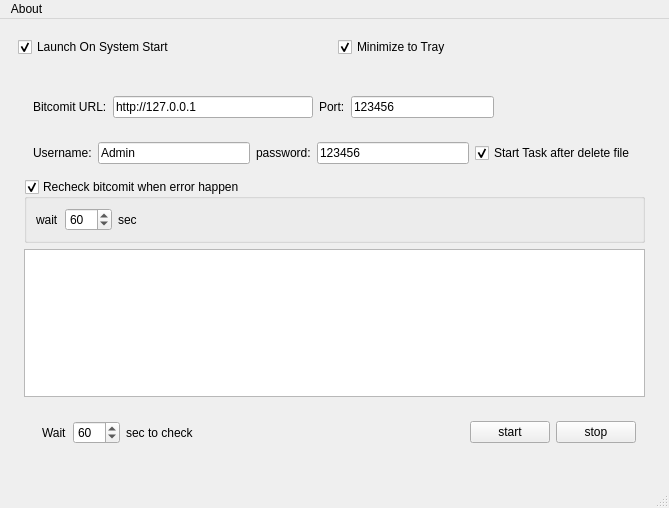
<?xml version="1.0" encoding="UTF-8"?>
<ui version="4.0">
 <class>MainWindow</class>
 <widget class="QMainWindow" name="MainWindow">
  <property name="geometry">
   <rect>
    <x>0</x>
    <y>0</y>
    <width>669</width>
    <height>508</height>
   </rect>
  </property>
  <property name="windowTitle">
   <string>MainWindow</string>
  </property>
  <property name="windowOpacity">
   <double>1.000000000000000</double>
  </property>
  <widget class="QWidget" name="centralwidget">
   <layout class="QVBoxLayout" name="verticalLayout_2">
    <item>
     <widget class="QWidget" name="widgetSetting" native="true">
      <layout class="QHBoxLayout" name="horizontalLayout_5">
       <item>
        <widget class="QCheckBox" name="cbLaunchOnSystemStart">
         <property name="text">
          <string>Launch On System Start</string>
         </property>
         <property name="checked">
          <bool>true</bool>
         </property>
        </widget>
       </item>
       <item>
        <widget class="QCheckBox" name="cbMinimizeToTray">
         <property name="text">
          <string>Minimize to Tray</string>
         </property>
         <property name="checked">
          <bool>true</bool>
         </property>
        </widget>
       </item>
      </layout>
     </widget>
    </item>
    <item>
     <widget class="QWidget" name="widgetLog" native="true">
      <layout class="QVBoxLayout" name="verticalLayout_3" stretch="0,1,0">
       <property name="leftMargin">
        <number>15</number>
       </property>
       <property name="topMargin">
        <number>15</number>
       </property>
       <property name="rightMargin">
        <number>15</number>
       </property>
       <property name="bottomMargin">
        <number>15</number>
       </property>
       <item>
        <layout class="QVBoxLayout" name="verticalLayout">
         <item>
          <widget class="QWidget" name="topBar" native="true">
           <layout class="QHBoxLayout" name="horizontalLayout">
            <item>
             <widget class="QLabel" name="lbUrlText">
              <property name="text">
               <string>Bitcomit URL:</string>
              </property>
             </widget>
            </item>
            <item>
             <widget class="QLineEdit" name="leUrl">
              <property name="minimumSize">
               <size>
                <width>200</width>
                <height>0</height>
               </size>
              </property>
              <property name="text">
               <string>http://127.0.0.1</string>
              </property>
             </widget>
            </item>
            <item>
             <widget class="QLabel" name="lbPortText">
              <property name="text">
               <string>Port:</string>
              </property>
             </widget>
            </item>
            <item>
             <widget class="QLineEdit" name="lePort">
              <property name="text">
               <string>123456</string>
              </property>
             </widget>
            </item>
            <item>
             <spacer name="horizontalSpacer_2">
              <property name="orientation">
               <enum>Qt::Horizontal</enum>
              </property>
              <property name="sizeHint" stdset="0">
               <size>
                <width>40</width>
                <height>20</height>
               </size>
              </property>
             </spacer>
            </item>
           </layout>
          </widget>
         </item>
         <item>
          <widget class="QWidget" name="widget" native="true">
           <layout class="QHBoxLayout" name="horizontalLayout_2">
            <item>
             <widget class="QLabel" name="lbUserText">
              <property name="text">
               <string>Username:</string>
              </property>
             </widget>
            </item>
            <item>
             <widget class="QLineEdit" name="leUser">
              <property name="text">
               <string>Admin</string>
              </property>
             </widget>
            </item>
            <item>
             <widget class="QLabel" name="lbPassText">
              <property name="text">
               <string>password:</string>
              </property>
             </widget>
            </item>
            <item>
             <widget class="QLineEdit" name="lePass">
              <property name="text">
               <string>123456</string>
              </property>
             </widget>
            </item>
            <item>
             <widget class="QCheckBox" name="cbRestart">
              <property name="text">
               <string>Start Task after delete file</string>
              </property>
              <property name="checked">
               <bool>true</bool>
              </property>
             </widget>
            </item>
           </layout>
          </widget>
         </item>
         <item>
          <widget class="QGroupBox" name="RecheckBitcomit">
           <property name="title">
            <string>Recheck bitcomit when error happen</string>
           </property>
           <property name="checkable">
            <bool>true</bool>
           </property>
           <layout class="QHBoxLayout" name="horizontalLayout_6">
            <item>
             <widget class="QLabel" name="lb_recheck">
              <property name="text">
               <string>wait</string>
              </property>
             </widget>
            </item>
            <item>
             <widget class="QSpinBox" name="sb_recheckWait">
              <property name="minimum">
               <number>20</number>
              </property>
              <property name="maximum">
               <number>999</number>
              </property>
              <property name="value">
               <number>60</number>
              </property>
             </widget>
            </item>
            <item>
             <widget class="QLabel" name="lb_recheckWait">
              <property name="text">
               <string>sec</string>
              </property>
             </widget>
            </item>
            <item>
             <spacer name="horizontalSpacer_3">
              <property name="orientation">
               <enum>Qt::Horizontal</enum>
              </property>
              <property name="sizeHint" stdset="0">
               <size>
                <width>40</width>
                <height>20</height>
               </size>
              </property>
             </spacer>
            </item>
           </layout>
          </widget>
         </item>
        </layout>
       </item>
       <item>
        <widget class="QPlainTextEdit" name="logTextEdit"/>
       </item>
       <item>
        <widget class="QWidget" name="buttonBar" native="true">
         <layout class="QHBoxLayout" name="horizontalLayout_3">
          <item>
           <widget class="QWidget" name="widget_2" native="true">
            <property name="minimumSize">
             <size>
              <width>160</width>
              <height>0</height>
             </size>
            </property>
            <layout class="QHBoxLayout" name="horizontalLayout_4">
             <item>
              <widget class="QLabel" name="lbWaitText">
               <property name="text">
                <string>Wait</string>
               </property>
              </widget>
             </item>
             <item>
              <widget class="QSpinBox" name="sbWait">
               <property name="suffix">
                <string/>
               </property>
               <property name="minimum">
                <number>5</number>
               </property>
               <property name="maximum">
                <number>999</number>
               </property>
               <property name="value">
                <number>60</number>
               </property>
               <property name="displayIntegerBase">
                <number>10</number>
               </property>
              </widget>
             </item>
             <item>
              <widget class="QLabel" name="lbSec">
               <property name="text">
                <string>sec to check</string>
               </property>
              </widget>
             </item>
            </layout>
           </widget>
          </item>
          <item>
           <spacer name="horizontalSpacer">
            <property name="orientation">
             <enum>Qt::Horizontal</enum>
            </property>
            <property name="sizeHint" stdset="0">
             <size>
              <width>40</width>
              <height>20</height>
             </size>
            </property>
           </spacer>
          </item>
          <item>
           <widget class="QPushButton" name="btnStart">
            <property name="text">
             <string>start</string>
            </property>
           </widget>
          </item>
          <item>
           <widget class="QPushButton" name="btnStop">
            <property name="text">
             <string>stop</string>
            </property>
           </widget>
          </item>
         </layout>
        </widget>
       </item>
      </layout>
     </widget>
    </item>
   </layout>
  </widget>
  <widget class="QStatusBar" name="statusbar"/>
  <widget class="QMenuBar" name="menuBar">
   <property name="geometry">
    <rect>
     <x>0</x>
     <y>0</y>
     <width>669</width>
     <height>23</height>
    </rect>
   </property>
   <widget class="QMenu" name="menuAbout">
    <property name="title">
     <string>About</string>
    </property>
   </widget>
   <addaction name="menuAbout"/>
  </widget>
 </widget>
 <resources/>
 <connections/>
</ui>
